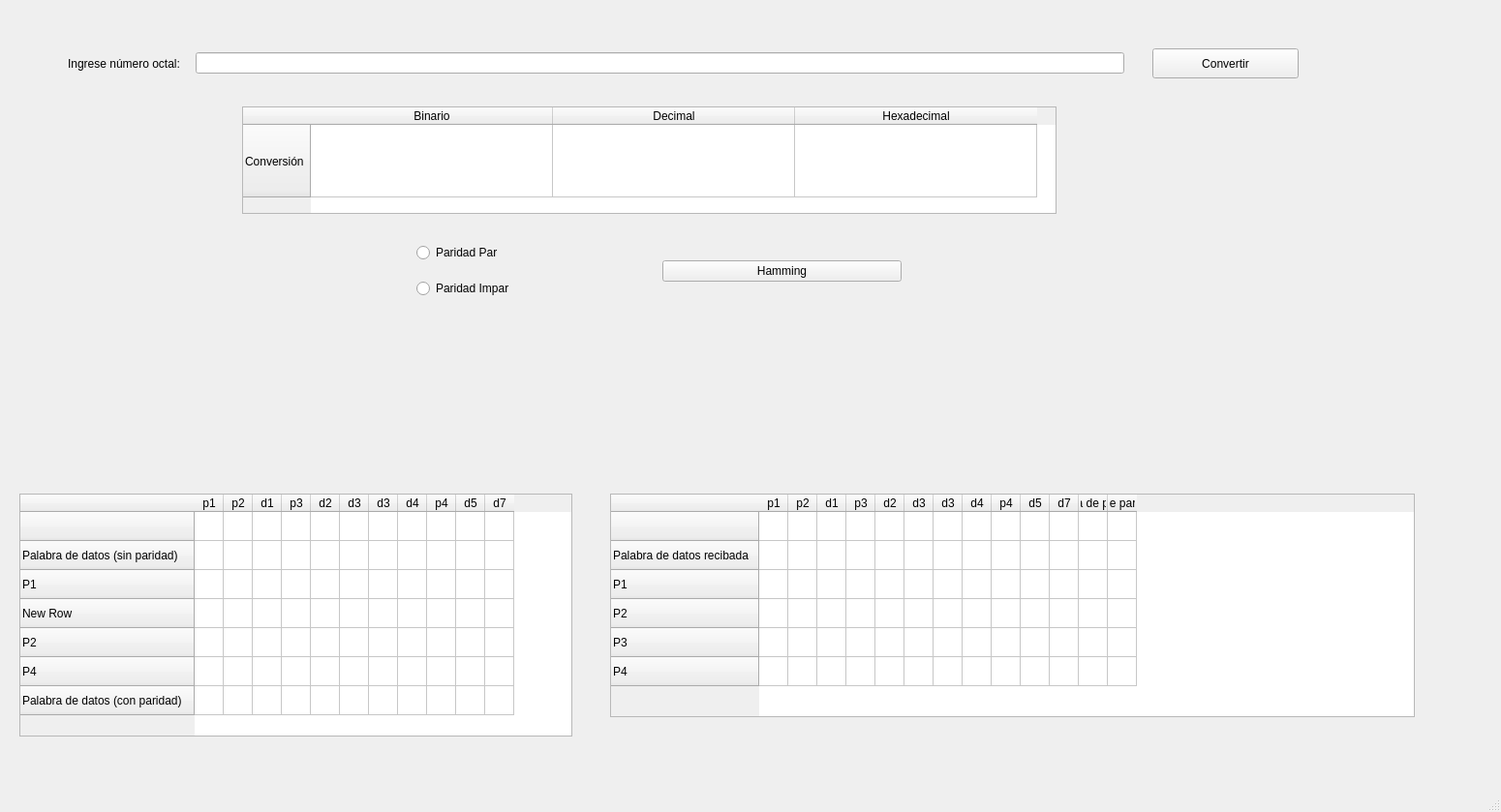
<?xml version="1.0" encoding="UTF-8"?>
<ui version="4.0">
 <class>MainWindow</class>
 <widget class="QMainWindow" name="MainWindow">
  <property name="geometry">
   <rect>
    <x>0</x>
    <y>0</y>
    <width>1550</width>
    <height>839</height>
   </rect>
  </property>
  <property name="windowTitle">
   <string>MainWindow</string>
  </property>
  <property name="autoFillBackground">
   <bool>false</bool>
  </property>
  <property name="animated">
   <bool>false</bool>
  </property>
  <widget class="QWidget" name="centralwidget">
   <widget class="QTableWidget" name="table1">
    <property name="enabled">
     <bool>true</bool>
    </property>
    <property name="geometry">
     <rect>
      <x>20</x>
      <y>510</y>
      <width>571</width>
      <height>251</height>
     </rect>
    </property>
    <property name="sizePolicy">
     <sizepolicy hsizetype="Fixed" vsizetype="Fixed">
      <horstretch>0</horstretch>
      <verstretch>0</verstretch>
     </sizepolicy>
    </property>
    <attribute name="horizontalHeaderMinimumSectionSize">
     <number>8</number>
    </attribute>
    <attribute name="horizontalHeaderDefaultSectionSize">
     <number>30</number>
    </attribute>
    <attribute name="horizontalHeaderHighlightSections">
     <bool>false</bool>
    </attribute>
    <attribute name="verticalHeaderMinimumSectionSize">
     <number>20</number>
    </attribute>
    <attribute name="verticalHeaderDefaultSectionSize">
     <number>30</number>
    </attribute>
    <row>
     <property name="text">
      <string/>
     </property>
    </row>
    <row>
     <property name="text">
      <string>Palabra de datos (sin paridad)</string>
     </property>
    </row>
    <row>
     <property name="text">
      <string>P1</string>
     </property>
    </row>
    <row>
     <property name="text">
      <string>New Row</string>
     </property>
    </row>
    <row>
     <property name="text">
      <string>P2</string>
     </property>
    </row>
    <row>
     <property name="text">
      <string>P4</string>
     </property>
    </row>
    <row>
     <property name="text">
      <string>Palabra de datos (con paridad)</string>
     </property>
    </row>
    <column>
     <property name="text">
      <string>p1</string>
     </property>
    </column>
    <column>
     <property name="text">
      <string>p2</string>
     </property>
    </column>
    <column>
     <property name="text">
      <string>d1</string>
     </property>
    </column>
    <column>
     <property name="text">
      <string>p3</string>
     </property>
    </column>
    <column>
     <property name="text">
      <string>d2</string>
     </property>
    </column>
    <column>
     <property name="text">
      <string>d3</string>
     </property>
    </column>
    <column>
     <property name="text">
      <string>d3</string>
     </property>
    </column>
    <column>
     <property name="text">
      <string>d4</string>
     </property>
    </column>
    <column>
     <property name="text">
      <string>p4</string>
     </property>
    </column>
    <column>
     <property name="text">
      <string>d5</string>
     </property>
    </column>
    <column>
     <property name="text">
      <string>d7</string>
     </property>
    </column>
   </widget>
   <widget class="QTableWidget" name="table2">
    <property name="enabled">
     <bool>true</bool>
    </property>
    <property name="geometry">
     <rect>
      <x>630</x>
      <y>510</y>
      <width>831</width>
      <height>231</height>
     </rect>
    </property>
    <property name="sizePolicy">
     <sizepolicy hsizetype="Fixed" vsizetype="Fixed">
      <horstretch>0</horstretch>
      <verstretch>0</verstretch>
     </sizepolicy>
    </property>
    <property name="maximumSize">
     <size>
      <width>1000</width>
      <height>1000</height>
     </size>
    </property>
    <attribute name="horizontalHeaderMinimumSectionSize">
     <number>8</number>
    </attribute>
    <attribute name="horizontalHeaderDefaultSectionSize">
     <number>30</number>
    </attribute>
    <attribute name="horizontalHeaderHighlightSections">
     <bool>false</bool>
    </attribute>
    <attribute name="verticalHeaderMinimumSectionSize">
     <number>20</number>
    </attribute>
    <attribute name="verticalHeaderDefaultSectionSize">
     <number>30</number>
    </attribute>
    <row>
     <property name="text">
      <string/>
     </property>
    </row>
    <row>
     <property name="text">
      <string>Palabra de datos recibada</string>
     </property>
    </row>
    <row>
     <property name="text">
      <string>P1</string>
     </property>
    </row>
    <row>
     <property name="text">
      <string>P2</string>
     </property>
    </row>
    <row>
     <property name="text">
      <string>P3</string>
     </property>
    </row>
    <row>
     <property name="text">
      <string>P4</string>
     </property>
    </row>
    <column>
     <property name="text">
      <string>p1</string>
     </property>
    </column>
    <column>
     <property name="text">
      <string>p2</string>
     </property>
    </column>
    <column>
     <property name="text">
      <string>d1</string>
     </property>
    </column>
    <column>
     <property name="text">
      <string>p3</string>
     </property>
    </column>
    <column>
     <property name="text">
      <string>d2</string>
     </property>
    </column>
    <column>
     <property name="text">
      <string>d3</string>
     </property>
    </column>
    <column>
     <property name="text">
      <string>d3</string>
     </property>
    </column>
    <column>
     <property name="text">
      <string>d4</string>
     </property>
    </column>
    <column>
     <property name="text">
      <string>p4</string>
     </property>
    </column>
    <column>
     <property name="text">
      <string>d5</string>
     </property>
    </column>
    <column>
     <property name="text">
      <string>d7</string>
     </property>
    </column>
    <column>
     <property name="text">
      <string>Prueba de paridad</string>
     </property>
    </column>
    <column>
     <property name="text">
      <string>Bit de paridad</string>
     </property>
    </column>
   </widget>
   <widget class="QWidget" name="horizontalLayoutWidget">
    <property name="geometry">
     <rect>
      <x>70</x>
      <y>30</y>
      <width>1091</width>
      <height>71</height>
     </rect>
    </property>
    <layout class="QHBoxLayout" name="horizontalLayout">
     <item>
      <widget class="QLabel" name="label">
       <property name="text">
        <string>Ingrese número octal:</string>
       </property>
       <property name="textFormat">
        <enum>Qt::AutoText</enum>
       </property>
      </widget>
     </item>
     <item>
      <spacer name="horizontalSpacer">
       <property name="orientation">
        <enum>Qt::Horizontal</enum>
       </property>
       <property name="sizeType">
        <enum>QSizePolicy::Fixed</enum>
       </property>
       <property name="sizeHint" stdset="0">
        <size>
         <width>10</width>
         <height>66</height>
        </size>
       </property>
      </spacer>
     </item>
     <item>
      <widget class="QLineEdit" name="octalInput"/>
     </item>
    </layout>
   </widget>
   <widget class="QTableWidget" name="conversionTable">
    <property name="geometry">
     <rect>
      <x>250</x>
      <y>110</y>
      <width>841</width>
      <height>111</height>
     </rect>
    </property>
    <attribute name="horizontalHeaderMinimumSectionSize">
     <number>75</number>
    </attribute>
    <attribute name="horizontalHeaderDefaultSectionSize">
     <number>250</number>
    </attribute>
    <attribute name="verticalHeaderDefaultSectionSize">
     <number>75</number>
    </attribute>
    <row>
     <property name="text">
      <string>Conversión</string>
     </property>
    </row>
    <column>
     <property name="text">
      <string>Binario</string>
     </property>
    </column>
    <column>
     <property name="text">
      <string>Decimal</string>
     </property>
    </column>
    <column>
     <property name="text">
      <string>Hexadecimal</string>
     </property>
    </column>
   </widget>
   <widget class="QPushButton" name="convertButton">
    <property name="geometry">
     <rect>
      <x>1190</x>
      <y>50</y>
      <width>151</width>
      <height>31</height>
     </rect>
    </property>
    <property name="text">
     <string>Convertir</string>
    </property>
   </widget>
   <widget class="QWidget" name="horizontalLayoutWidget_2">
    <property name="geometry">
     <rect>
      <x>430</x>
      <y>240</y>
      <width>501</width>
      <height>81</height>
     </rect>
    </property>
    <layout class="QHBoxLayout" name="horizontalLayout_2">
     <item>
      <layout class="QVBoxLayout" name="verticalLayout">
       <item>
        <widget class="QRadioButton" name="parButton">
         <property name="text">
          <string>Paridad Par</string>
         </property>
        </widget>
       </item>
       <item>
        <widget class="QRadioButton" name="imparButton">
         <property name="text">
          <string>Paridad Impar</string>
         </property>
        </widget>
       </item>
      </layout>
     </item>
     <item>
      <widget class="QPushButton" name="hammingButton">
       <property name="text">
        <string>Hamming</string>
       </property>
      </widget>
     </item>
    </layout>
   </widget>
  </widget>
  <widget class="QStatusBar" name="statusbar"/>
 </widget>
 <resources/>
 <connections/>
</ui>
